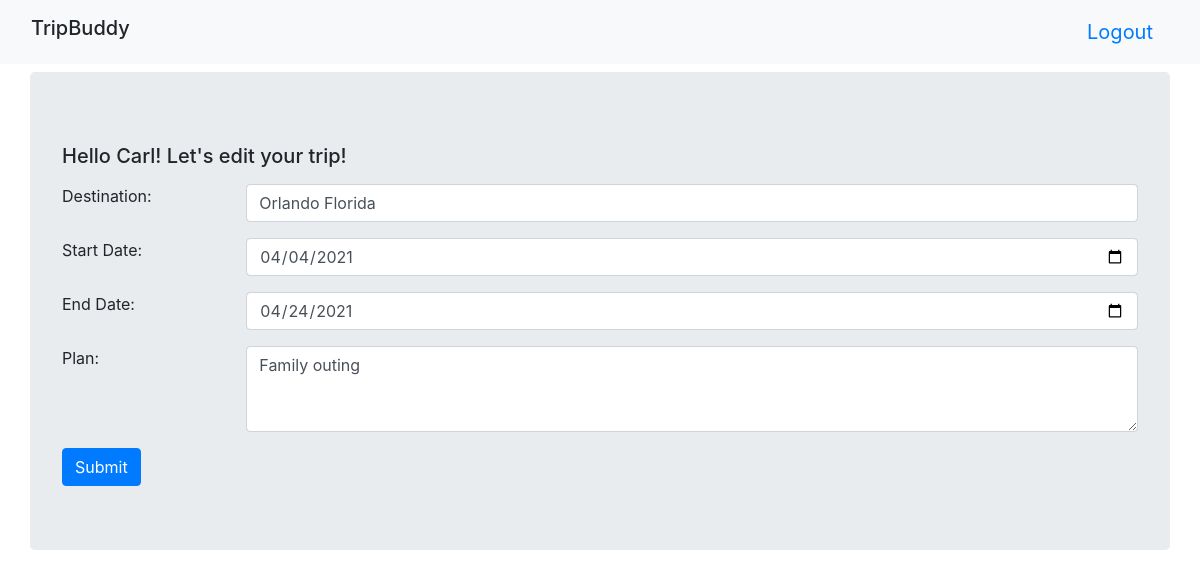
The page /trips/1/edit (signed in) on the database its author committed.
### Trip_app/models.py (models this page shows)
class Trip(models.Model):
    destination = models.CharField(max_length=255)
    start_date = models.DateField(auto_now=False)
    end_date = models.DateField(auto_now=False)
    plan = models.TextField()
    planner = models.ForeignKey(User, related_name='my_trips', on_delete=models.CASCADE)
    guest = models.ManyToManyField(User, related_name='trips')
    created_at = models.DateField(auto_now_add=True)
    updated_at = models.DateField(auto_now=True)
    objects =TripManager()

### Trip_app/views.py (the view)
# urls.py: url(r'^trips/(?P<id>\d+)/edit$', views.edit_trip),
def edit_trip(request, id):
    this_trip=Trip.objects.get(id=id)
    context={
        'this_trip': this_trip
    }
    return render(request, 'editshow.html', context)

### Trip_app/templates/editshow.html (shortened to what this page needs)
<!DOCTYPE html>
<html lang="en">
<head>
    <link rel="stylesheet" href="https://maxcdn.bootstrapcdn.com/bootstrap/4.5.2/css/bootstrap.min.css">
    {% load static %}
</head>
<body>
    <nav class="navbar navbar-expand-sm bg-light justify-content-center">
        <div class='container-fluid'>
            <h1 class="navbar-brand">TripBuddy</h1>
            <a class="navbar-brand ml-auto navbar-link" href="/destroy">Logout</a>
        </div>
    </nav>
    <div class="container jumbotron mt-2">
        <form action="/trips/update" method="POST">
            <h1 class="navbar-brand">Hello {{request.session.username}}! Let's edit your trip!</h1>
            <div class="form-group row">
                <label for="location" class="col-sm-2">Destination:</label>
                <div class='col-sm-10'>
                    <input type="text" class="form-control" id="location" name='destination' value="{{this_trip.destination}}">
                </div>
            </div>
            <div class="form-group row">
                <label for="stdate" class="col-sm-2">Start Date:</label>
                <div class='col-sm-10'>
                    <input type="date" class="form-control" id="stdate" name='start_date' value="{{this_trip.start_date|date:'Y-m-d'}}">
                </div>
            </div>
            <div class="form-group row">
                <label for="enddate" class="col-sm-2">End Date:</label>
                <div class='col-sm-10'>
                    <input type="date" class="form-control" id="enddate" name='end_date' value="{{this_trip.end_date|date:'Y-m-d'}}">
                </div>
            </div>
            <div class="form-group row">
                <label for="plan" class="col-sm-2">Plan:</label>
                <div class='col-sm-10'>
                    <textarea class="form-control" id="plan" rows="3" name="plan" value="{{this_trip.plan}}">{{this_trip.plan}}</textarea>
                </div>
            </div>
            <button type="submit" class="btn btn-primary">Submit</button>
        </form>
    </div>
</body>
</html>

### rows shown on the page
Trip: destination "Orlando Florida", start_date "04/04/2021", end_date "04/24/2021", plan "Family outing"

### other values the page prints
{{ request.session.username }} "Carl"
